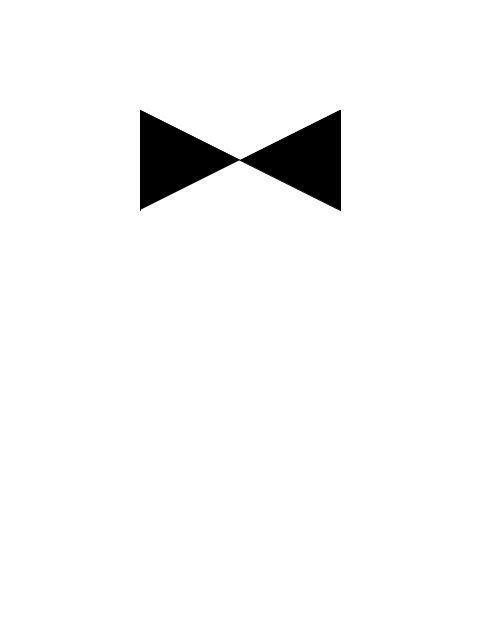
Frame 1 (no input)
Frame 2 (the mouse pressed at the canvas centre, redrawn once): identical to frame 1, image omitted

The Processing sketch that drew this single still picture (run headless with seeded random() and noise(); the mouse was pressed at the canvas centre and the sketch redrawn once):

// Processing sketch: dr_no
// ── dr_no.pde

final float SIZE_X = 100;
final float SIZE_Y = SIZE_X / 2.0;

void setup() {
  
  size(480, 640);
  noLoop();
}

void draw() {
  
  float cX = width/2.0;
  float cY = height/4.0;
  
  background(255);
  
  fill(0);
  
  beginShape();
  vertex(cX, cY);
  vertex(cX+SIZE_X, cY-SIZE_Y);
  vertex(cX+SIZE_X, cY+SIZE_Y);
  vertex(cX, cY);
  vertex(cX-SIZE_X, cY-SIZE_Y);
  vertex(cX-SIZE_X, cY+SIZE_Y);
  endShape();
}
